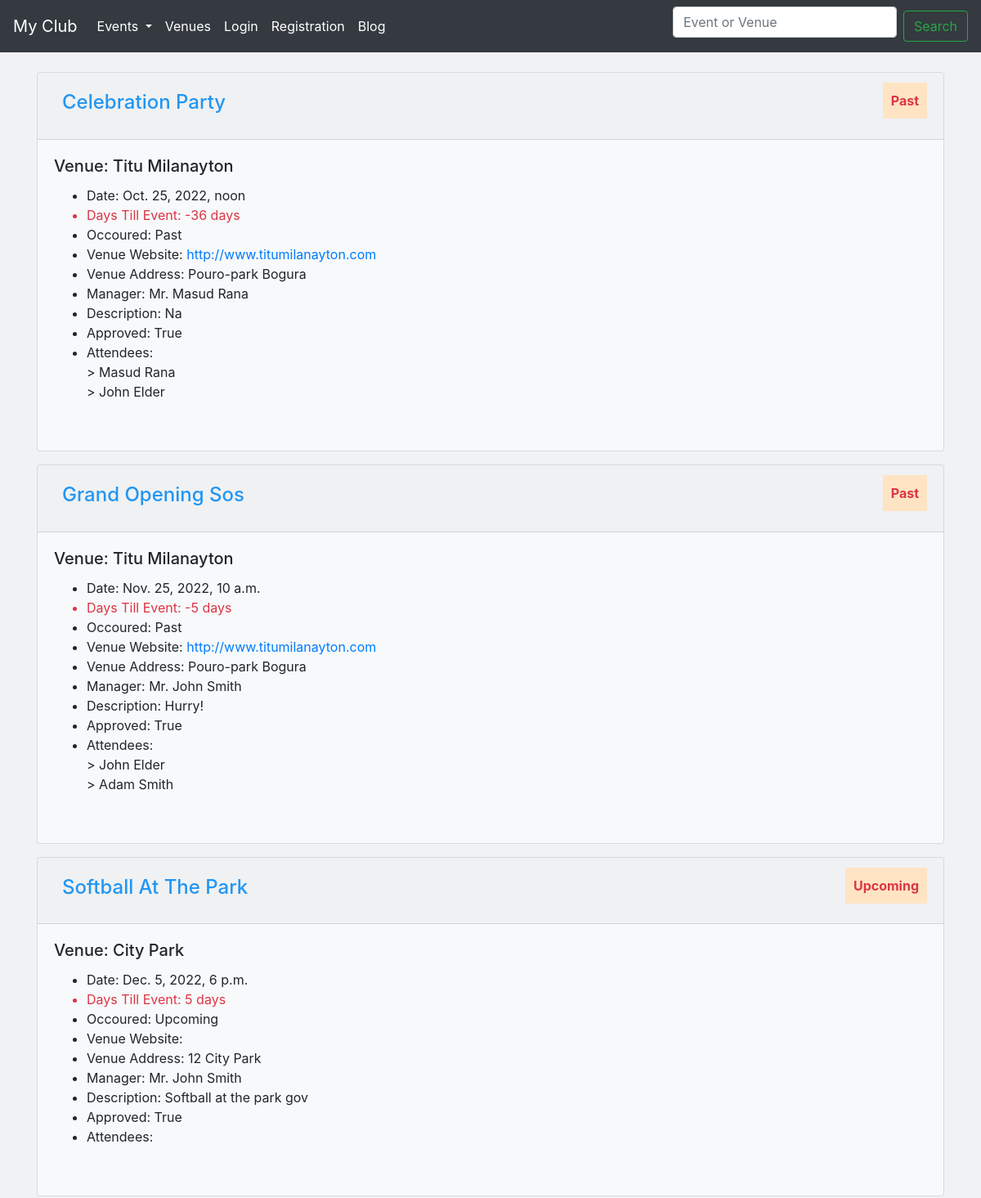
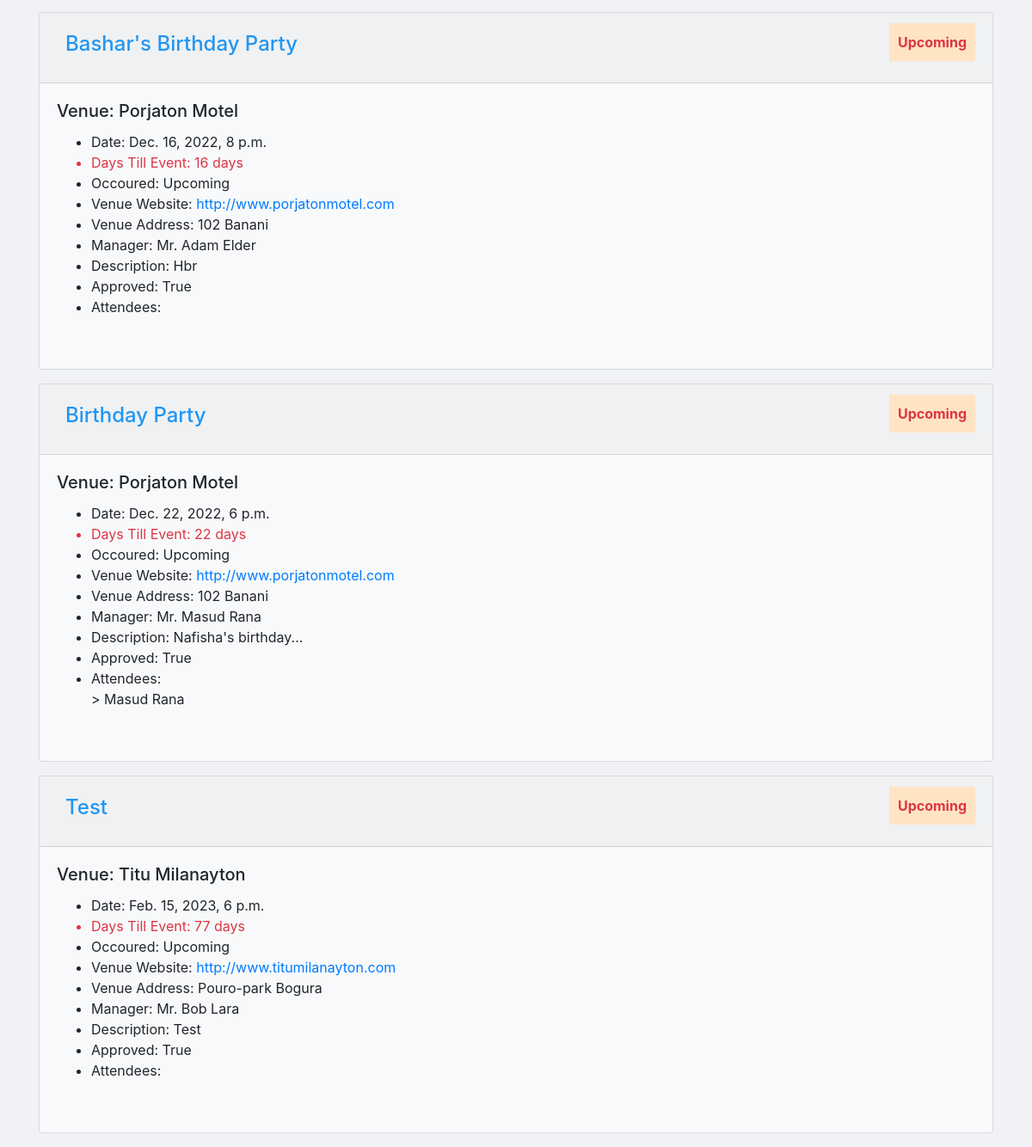
Screenshot of /events/ with the database file from the repository (2 pictures, top to bottom).
### events/models.py (models this page shows, shortened)
class Event(models.Model):
	name = models.CharField('Event name', max_length=120)
	event_date = models.DateTimeField('Event date')
	venue = models.ForeignKey(Venue, null=True, on_delete=models.CASCADE) # Many to One Relation
	manager = models.ForeignKey(User, blank=True,on_delete=models.CASCADE) # Many to one Relation
	description = models.TextField(blank=True)
	attendees = models.ManyToManyField(MyClubUser,blank=True) # Many to Many Relation
	approved = models.BooleanField("Approved", default=False)
	def __str__(self):
		return self.name
	@property
	def Days_till(self):
		today = date.today()
		days_till = self.event_date.date() - today
		days_till_stipped = str(days_till).split(',',1)[0]
		return days_till_stipped
	@property
	def Is_Past(self):
		today = date.today()
		if self.event_date.date() < today:
			thing = "Past"
		else:
			thing = "Upcoming"
		return thing

class Venue(models.Model):
	name = models.CharField(verbose_name='Venue name', max_length=120)
	address = models.CharField(max_length=300)
	zip_code = models.CharField('Zip Code',max_length=10,blank=True)
	phone = models.CharField('Contact phone',max_length=15,blank=True)
	web = models.URLField('Website address', blank=True)
	email = models.EmailField('Email address',blank=True)
	owner = models.PositiveIntegerField(verbose_name='Venue Owner', blank=False, default=1)
	book = models.BooleanField(default=False, blank=True)
	images = models.ImageField(upload_to='venue/images/',verbose_name='Upload Image')
	def __str__(self):
		return self.name

class MyClubUser(models.Model):
	first_name = models.CharField(max_length=30)
	last_name = models.CharField(max_length=30)
	email = models.EmailField('User email')
	def __str__(self):
		return self.first_name + ' ' + self.last_name

### events/views.py (the view)
# urls.py: path('events/', views.all_events, name='list-events'),
def all_events(request):
	event_count = Event.objects.all().count()
	today = timezone.now()
	events = Event.objects.all().order_by('event_date')
	context = {
		'events': events,
		'event_count':event_count,
	}
	return render(request, 'events/events_list.html', context)

### events/templates/events/events_list.html (shortened to what this page needs)
{% extends 'events/base.html' %}
    {% block content %}
      {% for event in events %}
      {% if event.approved %}
      <div class="card bg-light mb-3">
      <div class="card-header" style="color:#2196f3;">
        <div class="row">
          <div class="col-8">
            <strong><h4 style="padding:10px">{{event | title}}</h4></strong>
          </div>
          <div class="col-4">
            <strong class="float-right text-danger" style="padding:10px;background-color:bisque;">{{event.Is_Past}}</strong>
          </div>
        </div>
      </div>
      <div class="card-body">
    <h5 class="card-title">Venue: {{event.venue | title}}</h5>
    <ul>
        <li>Date: {{event.event_date}}</li>
        <li class="text-danger">Days Till Event: {{event.Days_till}}</li>
        <li>Occoured: {{event.Is_Past}}</li>
        <li>Venue Website: <a href="{{event.venue.web}}" target="_blank">{{event.venue.web}}</a> </li>
        <li>Venue Address: {{event.venue.address}}</li>
        <li>Manager: Mr. {{event.manager.first_name}} {{event.manager.last_name}}</li>
        <li>Description: {{event.description}}</li>
        <li>Approved: {{event.approved}}</li>
        <li>Attendees:<br/>
        {% for userattend in event.attendees.all %}
         > {{userattend}}<br>
        {% endfor %}
        </li>
      </ul>
        <br>
  </div>
</div>
{% endif %}
      {% endfor %}
    {% endblock content %}

### rows the page displays
Event: name "Celebration Party", Is_Past "Past", venue "Titu Milanayton", event_date "Oct. 25, 2022, noon", Days_till "-36 days", venue.web "http://www.titumilanayton.com", venue.address "Pouro-park Bogura", manager.first_name "Masud", manager.last_name "Rana", description "Na", approved "True"
MyClubUser: first_name+last_name "Masud Rana"
MyClubUser: first_name+last_name "John Elder"
Event: name "Grand Opening Sos", Is_Past "Past", venue "Titu Milanayton", event_date "Nov. 25, 2022, 10 a.m.", Days_till "-5 days", venue.web "http://www.titumilanayton.com", venue.address "Pouro-park Bogura", manager.first_name "John", manager.last_name "Smith", description "Hurry!", approved "True"
MyClubUser: first_name+last_name "Adam Smith"
Event: name "Softball At The Park", Is_Past "Upcoming", venue "City Park", event_date "Dec. 5, 2022, 6 p.m.", Days_till "5 days", venue.address "12 City Park", manager.first_name "John", manager.last_name "Smith", description "Softball at the park gov", approved "True"
Event: name "Bashar's Birthday Party", Is_Past "Upcoming", venue "Porjaton Motel", event_date "Dec. 16, 2022, 8 p.m.", Days_till "16 days", venue.web "http://www.porjatonmotel.com", venue.address "102 Banani", manager.first_name "Adam", manager.last_name "Elder", description "Hbr", approved "True"
Event: name "Birthday Party", Is_Past "Upcoming", venue "Porjaton Motel", event_date "Dec. 22, 2022, 6 p.m.", Days_till "22 days", venue.web "http://www.porjatonmotel.com", venue.address "102 Banani", manager.first_name "Masud", manager.last_name "Rana", description "Nafisha's birthday...", approved "True"
Event: name "Test", Is_Past "Upcoming", venue "Titu Milanayton", event_date "Feb. 15, 2023, 6 p.m.", Days_till "77 days", venue.web "http://www.titumilanayton.com", venue.address "Pouro-park Bogura", manager.first_name "Bob", manager.last_name "Lara", description "Test", approved "True"
